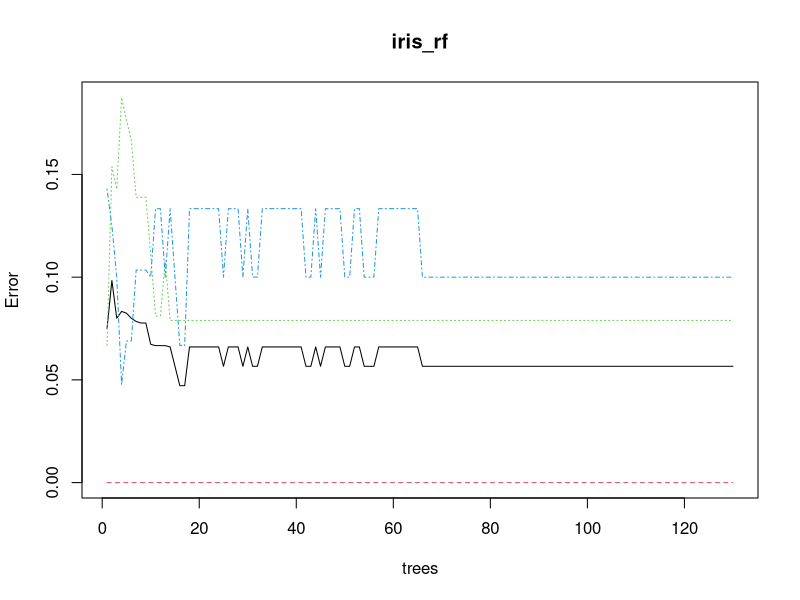
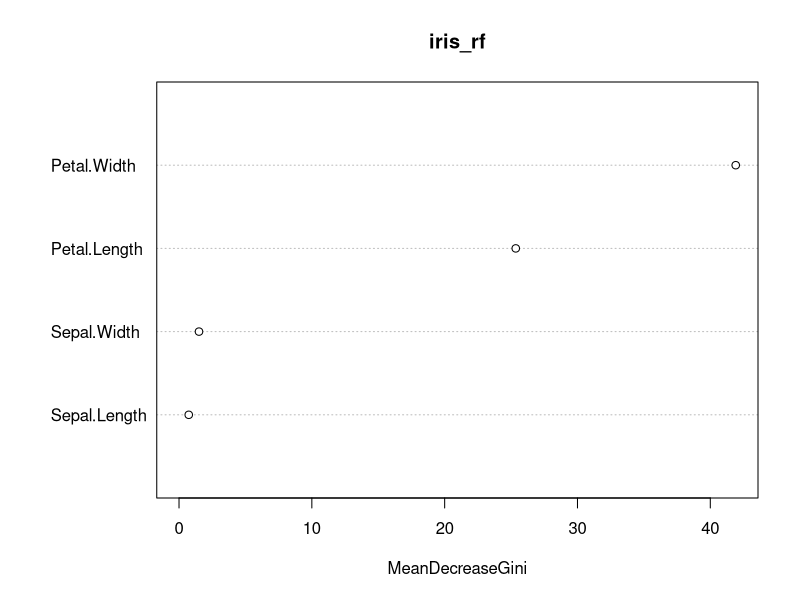
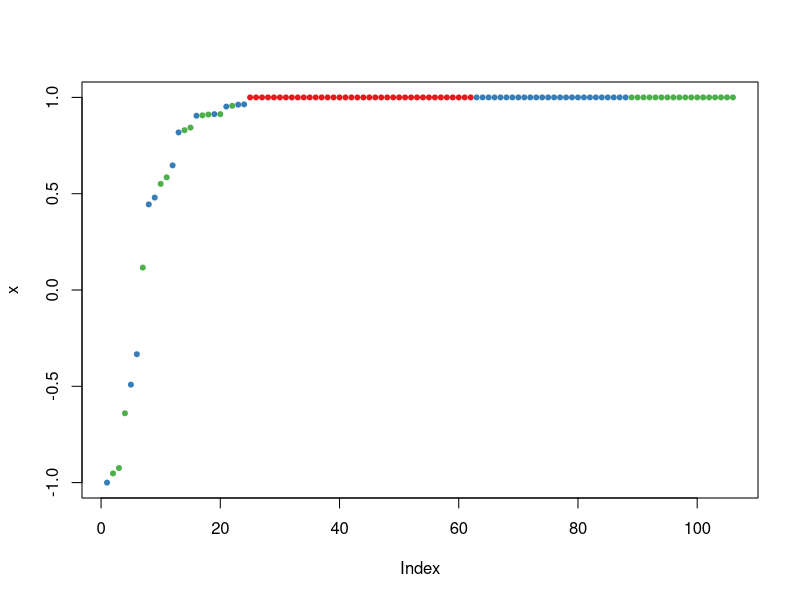
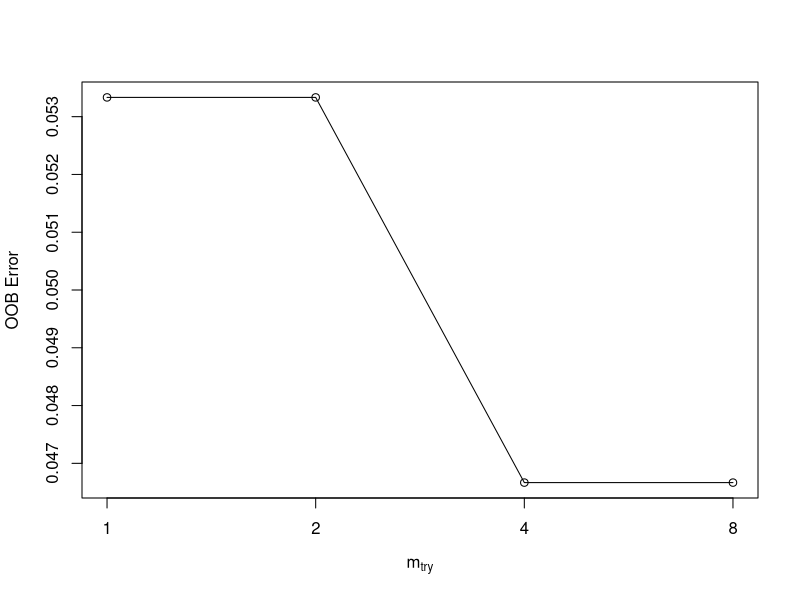
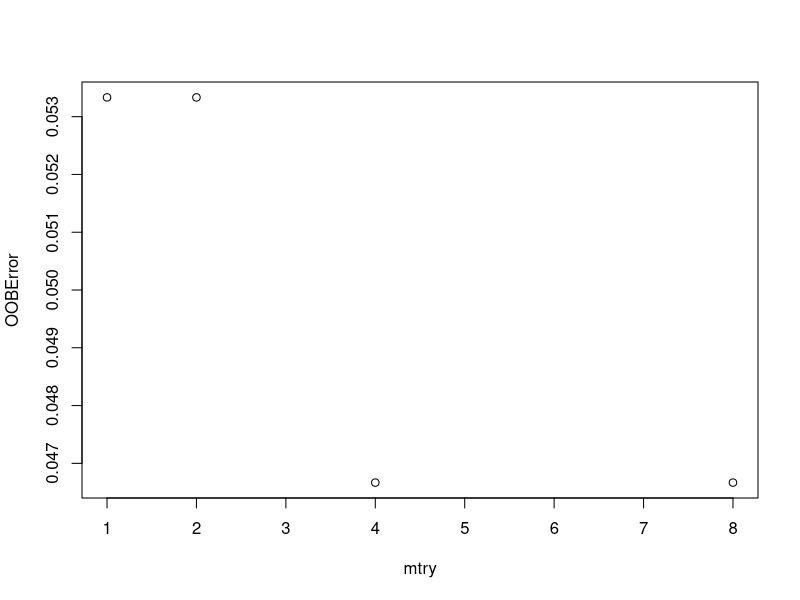

Here is the R script that generated these plots, in order:
######## rfNews() to get news about this package

# sample(x, size, replace = FALSE, prob = NULL)
ind <- sample (2, 
              nrow (iris), 
              replace = TRUE,   # previously selected items can be chosen again.
              prob = c(0.7,0.3)) # prob argument can be used to give a vector of weights for obtaining the elements of the vector being sampled

# peek the value: they are 118 of '1's and '2's 
ind

trainData <- iris[ ind == 1, ]
testData <- iris[ ind == 2 , ]

library( randomForest )

# observe your data !!
iris

# predict species based on the other 4 variables in records.
iris_rf <- randomForest( Species ~ . , 
                         mtry = 4,
                         data = trainData, 
                         ntree = 130, 
                         proximity = TRUE )

# print only table
table( predict( iris_rf ), trainData$Species )

# summary of result, incl confusion matrix
print(iris_rf)

# Graph of ntree against Error, it shows you optimized ntree argument.
plot(iris_rf)

# This is the extractor function for variable importance measures as produced by randomForest
importance(iris_rf)

# Dotchart of variable importance as measured by a Random Forest
varImpPlot(iris_rf)

# Try to build random forest for testing data
irisPred <- predict ( iris_rf, newdata = testData )

table ( irisPred, testData $ Species )

# See the margin, positive / negtive 
plot ( margin( iris_rf, testData $ Species ))

### Tune RF

# display OOB Error
# See document, type '?tune.RF' in console


tune.rf <- tuneRF (iris[ , -5],    # x, matrix or data frame of predictor vars
                   iris[, 5],      # y, response vector
                   stepFactor = 0.5) # each iteration increased by

# Hold on, what is this ?
iris[ , -5]

# last column
iris[ , 5]

print(tune.rf)

plot(tune.rf) 

# mtry   OOBError
# 1.OOB    1 0.04666667
# 2.OOB    2 0.04000000
# 4.OOB    4 0.04000000

## TODO: in RStudio, right panel'environment'
# click iris_rf to view all the variables / parameters
# find clues relate to 'mtry'

# error rate: 3.77 %

